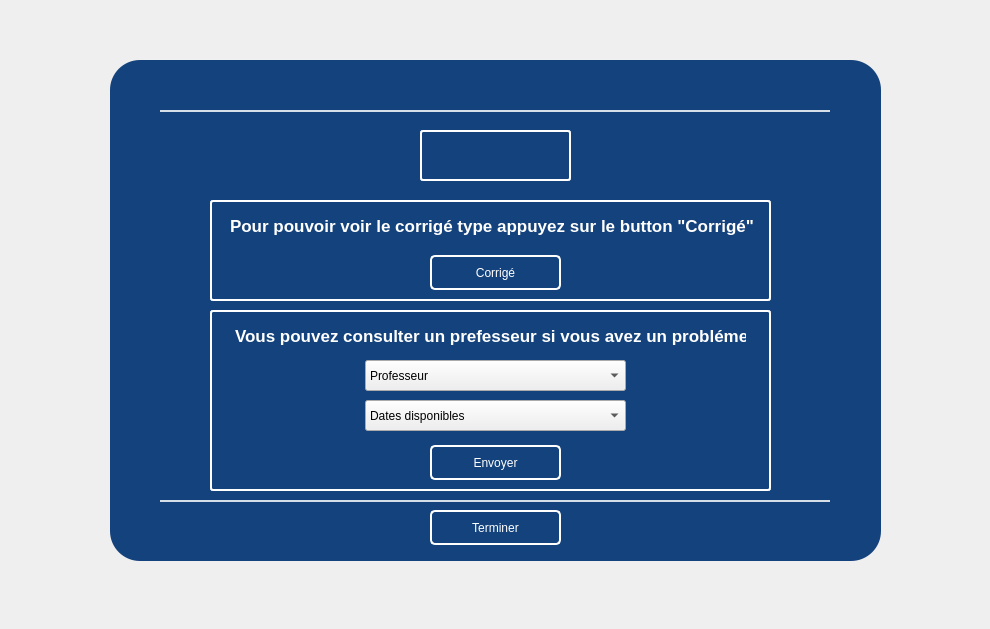
<?xml version="1.0" encoding="UTF-8"?>
<ui version="4.0">
 <class>page_consultation</class>
 <widget class="QDialog" name="page_consultation">
  <property name="geometry">
   <rect>
    <x>0</x>
    <y>0</y>
    <width>990</width>
    <height>629</height>
   </rect>
  </property>
  <property name="windowTitle">
   <string>Dialog</string>
  </property>
  <widget class="QWidget" name="widget" native="true">
   <property name="geometry">
    <rect>
     <x>10</x>
     <y>20</y>
     <width>951</width>
     <height>581</height>
    </rect>
   </property>
   <property name="cursor">
    <cursorShape>ArrowCursor</cursorShape>
   </property>
   <property name="styleSheet">
    <string notr="true">QPushButton#pushButton_2{
	background: none;
	color: white;
	border: 2px solid white;
	border-radius: 5px;
}
QPushButton#pushButton_2:pressed{
	padding-left: 5px;
	padding-top: 5px;
}


QPushButton#pushButton_3{
	background: none;
	color: white;
	border: 2px solid white;
	border-radius: 5px;
}
QPushButton#pushButton_3:pressed{
	padding-left: 5px;
	padding-top: 5px;
}

QPushButton#pushButton{
	background: none;
	border: 2px solid white;
	color: white;
	border-radius: 5px;
}


QPushButton#pushButton:pressed{
	padding-left: 5px;
	padding-top: 5px;
}



</string>
   </property>
   <widget class="QLabel" name="label_5">
    <property name="geometry">
     <rect>
      <x>100</x>
      <y>40</y>
      <width>771</width>
      <height>501</height>
     </rect>
    </property>
    <property name="styleSheet">
     <string notr="true">background-color: rgb(20, 66, 124);
border-radius: 30px;</string>
    </property>
    <property name="text">
     <string/>
    </property>
   </widget>
   <widget class="QLabel" name="label">
    <property name="geometry">
     <rect>
      <x>150</x>
      <y>90</y>
      <width>670</width>
      <height>2</height>
     </rect>
    </property>
    <property name="styleSheet">
     <string notr="true">background-color: rgba(255, 255, 255, 210);
border-radius: 50px;</string>
    </property>
    <property name="text">
     <string/>
    </property>
   </widget>
   <widget class="QLabel" name="label_2">
    <property name="geometry">
     <rect>
      <x>150</x>
      <y>480</y>
      <width>670</width>
      <height>2</height>
     </rect>
    </property>
    <property name="styleSheet">
     <string notr="true">background-color: rgba(255, 255, 255, 210);
border-radius: 50px;</string>
    </property>
    <property name="text">
     <string/>
    </property>
   </widget>
   <widget class="QPushButton" name="pushButton_2">
    <property name="geometry">
     <rect>
      <x>420</x>
      <y>490</y>
      <width>131</width>
      <height>35</height>
     </rect>
    </property>
    <property name="cursor">
     <cursorShape>PointingHandCursor</cursorShape>
    </property>
    <property name="text">
     <string>Terminer</string>
    </property>
   </widget>
   <widget class="QComboBox" name="comboBox">
    <property name="geometry">
     <rect>
      <x>355</x>
      <y>340</y>
      <width>261</width>
      <height>31</height>
     </rect>
    </property>
    <property name="styleSheet">
     <string notr="true"/>
    </property>
    <item>
     <property name="text">
      <string>Professeur</string>
     </property>
    </item>
    <item>
     <property name="text">
      <string>Debbah Amina</string>
     </property>
    </item>
    <item>
     <property name="text">
      <string>Kahya Noudjoud</string>
     </property>
    </item>
   </widget>
   <widget class="QComboBox" name="comboBox_2">
    <property name="geometry">
     <rect>
      <x>355</x>
      <y>380</y>
      <width>261</width>
      <height>31</height>
     </rect>
    </property>
    <property name="styleSheet">
     <string notr="true"/>
    </property>
    <item>
     <property name="text">
      <string>Dates disponibles</string>
     </property>
    </item>
    <item>
     <property name="text">
      <string>2024/01/27 14:30</string>
     </property>
    </item>
   </widget>
   <widget class="QPushButton" name="pushButton">
    <property name="geometry">
     <rect>
      <x>420</x>
      <y>235</y>
      <width>131</width>
      <height>35</height>
     </rect>
    </property>
    <property name="cursor">
     <cursorShape>PointingHandCursor</cursorShape>
    </property>
    <property name="text">
     <string>Corrigé</string>
    </property>
   </widget>
   <widget class="QLabel" name="label_3">
    <property name="geometry">
     <rect>
      <x>220</x>
      <y>190</y>
      <width>531</width>
      <height>31</height>
     </rect>
    </property>
    <property name="font">
     <font>
      <pointsize>13</pointsize>
      <weight>75</weight>
      <bold>true</bold>
     </font>
    </property>
    <property name="styleSheet">
     <string notr="true">color: white;
</string>
    </property>
    <property name="text">
     <string>Pour pouvoir voir le corrigé type appuyez sur le button &quot;Corrigé&quot;</string>
    </property>
   </widget>
   <widget class="QLabel" name="label_4">
    <property name="geometry">
     <rect>
      <x>200</x>
      <y>180</y>
      <width>561</width>
      <height>101</height>
     </rect>
    </property>
    <property name="styleSheet">
     <string notr="true">border: 2px solid white;
border-radius: 3px;</string>
    </property>
    <property name="text">
     <string/>
    </property>
   </widget>
   <widget class="QLabel" name="label_6">
    <property name="geometry">
     <rect>
      <x>200</x>
      <y>290</y>
      <width>561</width>
      <height>181</height>
     </rect>
    </property>
    <property name="styleSheet">
     <string notr="true">border: 2px solid white;
border-radius: 3px;</string>
    </property>
    <property name="text">
     <string/>
    </property>
   </widget>
   <widget class="QPushButton" name="pushButton_3">
    <property name="geometry">
     <rect>
      <x>420</x>
      <y>425</y>
      <width>131</width>
      <height>35</height>
     </rect>
    </property>
    <property name="cursor">
     <cursorShape>PointingHandCursor</cursorShape>
    </property>
    <property name="text">
     <string>Envoyer</string>
    </property>
   </widget>
   <widget class="QLabel" name="label_7">
    <property name="geometry">
     <rect>
      <x>225</x>
      <y>300</y>
      <width>511</width>
      <height>31</height>
     </rect>
    </property>
    <property name="font">
     <font>
      <pointsize>13</pointsize>
      <weight>75</weight>
      <bold>true</bold>
     </font>
    </property>
    <property name="styleSheet">
     <string notr="true">color: white;
</string>
    </property>
    <property name="text">
     <string>Vous pouvez consulter un prefesseur si vous avez un probléme</string>
    </property>
   </widget>
   <widget class="QLabel" name="label_8">
    <property name="geometry">
     <rect>
      <x>410</x>
      <y>110</y>
      <width>151</width>
      <height>51</height>
     </rect>
    </property>
    <property name="font">
     <font>
      <pointsize>20</pointsize>
      <weight>75</weight>
      <bold>true</bold>
     </font>
    </property>
    <property name="styleSheet">
     <string notr="true">border: 2px solid white;
border-radius: 3px;
color: white;</string>
    </property>
    <property name="text">
     <string/>
    </property>
   </widget>
   <zorder>label_5</zorder>
   <zorder>label</zorder>
   <zorder>label_2</zorder>
   <zorder>pushButton_2</zorder>
   <zorder>label_4</zorder>
   <zorder>pushButton</zorder>
   <zorder>label_3</zorder>
   <zorder>label_6</zorder>
   <zorder>comboBox</zorder>
   <zorder>comboBox_2</zorder>
   <zorder>pushButton_3</zorder>
   <zorder>label_7</zorder>
   <zorder>label_8</zorder>
  </widget>
 </widget>
 <resources/>
 <connections/>
</ui>
